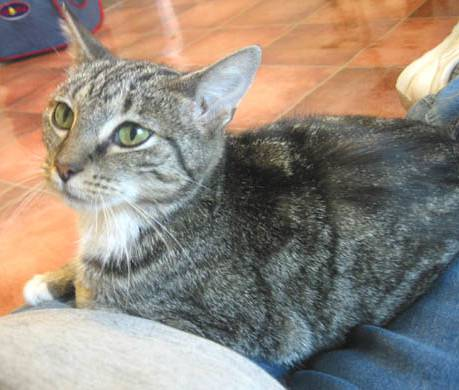
#> input picture dz_56/cat.jpg, 459 x 390 px
$ jupyter execute dz_56.ipynb
#> lines starting #> are read from the running program, lines starting #| are printed output that depends on the picture
[cell 1]
import cv2
import matplotlib.pyplot as plt
import numpy as np
import matplotlib.colors as clr

# Завантажуємо  зображення

[cell 2]
img = cv2.imread('cat.jpg')
#> img is the input picture: shape (390, 459, 3); mean B, G, R 125.1, 136.3, 147.5
plt.axis('off')
plt.imshow(img)
plt.show

[cell 3]
img_RGB = cv2.cvtColor(img, cv2.COLOR_BGR2RGB)
plt.imshow(img_RGB)
plt.axis('off')
plt.show

[cell 4]
img_RGB.shape
#> Out = (390, 459, 3)

# Декомпозиція RGB

[cell 5]
R = img_RGB.copy()
G = img_RGB.copy()
B = img_RGB.copy()

[cell 6]
R[:,:,(1,2)]=0
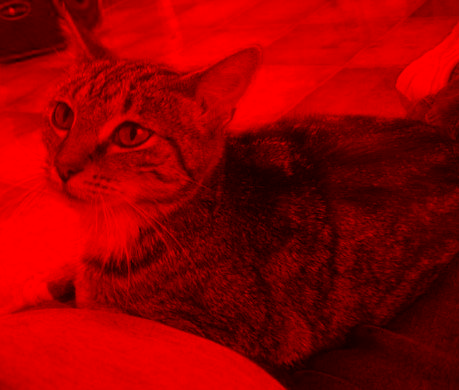
#> R: shape (390, 459, 3); mean R, G, B 147.5, 0, 0
plt.imshow(R)
plt.show()

[cell 7]
G[:,:,(0,2)]=0
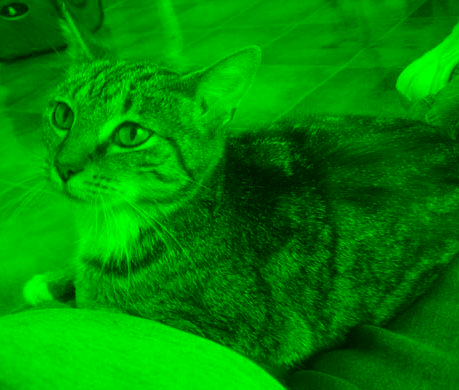
#> G: shape (390, 459, 3); mean R, G, B 0, 136.3, 0
plt.imshow(G)
plt.show()

[cell 8]
B[:,:,(0,1)]=0
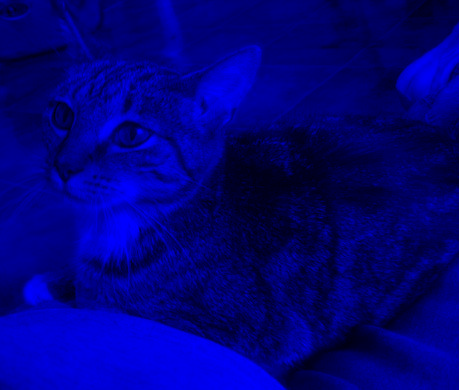
#> B: shape (390, 459, 3); mean R, G, B 0, 0, 125.1
plt.imshow(B)
plt.show()

# Декомпозиція HSV

[cell 9]
img_HSV = cv2.cvtColor(img_RGB,cv2.COLOR_RGB2HSV)
#> img_HSV: shape (390, 459, 3); mean H, S, V 55, 58.9, 156.7
H = img_HSV.copy()
S = img_HSV.copy()
V = img_HSV.copy()

[cell 10]
H[ : , : , (1,2)] = 150
#> H: shape (390, 459, 3); mean H, S, V 55, 150, 150
H_RGB = cv2.cvtColor(H, cv2.COLOR_HSV2RGB)
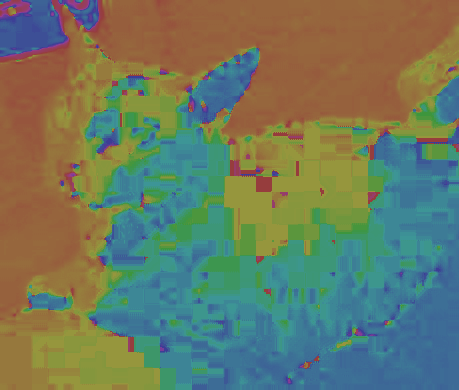
#> H_RGB: shape (390, 459, 3); mean R, G, B 107.5, 121.3, 96.7
plt.imshow(H_RGB)
plt.show

[cell 11]
S[ : , : , 0] = 179
#> S: shape (390, 459, 3); mean H, S, V 179, 58.9, 156.7
S[ : , : , 2] = 255
#> S: shape (390, 459, 3); mean H, S, V 179, 58.9, 255
S_RGB = cv2.cvtColor(S, cv2.COLOR_HSV2RGB)
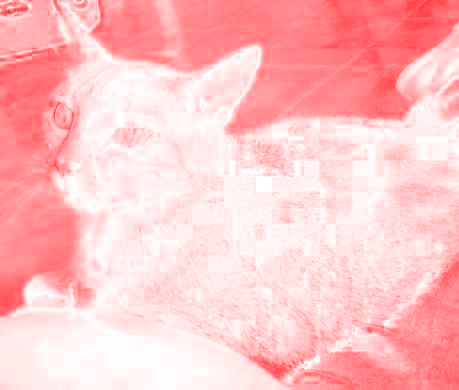
#> S_RGB: shape (390, 459, 3); mean R, G, B 255, 195.8, 197.6
plt.imshow(S_RGB)
plt.show

[cell 12]
V[ : , : , 0] = 0
#> V: shape (390, 459, 3); mean H, S, V 0, 58.9, 156.7
V[ : , : , 1] = 0
#> V: shape (390, 459, 3); mean H, S, V 0, 0, 156.7
V_RGB = cv2.cvtColor(V, cv2.COLOR_HSV2RGB)
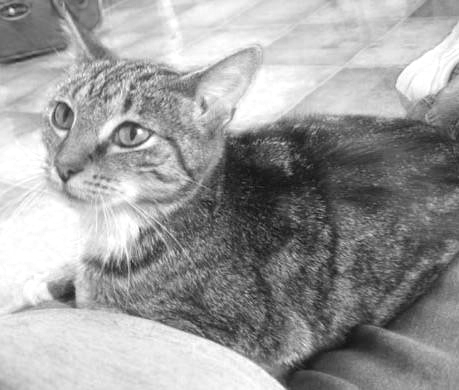
#> V_RGB: shape (390, 459, 3); min 12, max 255, mean 156.7
plt.imshow(V_RGB)
plt.show

# Декомпозиція LAB

[cell 13]
img_LAB = cv2.cvtColor(img_RGB, cv2.COLOR_RGB2LAB)
#> img_LAB: shape (390, 459, 3); mean of channels 0, 1, 2 145.4, 131.2, 135.6

[cell 14]
L = img_LAB.copy()
a = img_LAB.copy()
b = img_LAB.copy()

[cell 15]
L[ : , : , (1,2)] = 60
#> L: shape (390, 459, 3); mean of channels 0, 1, 2 145.4, 60, 60
L_RGB = cv2.cvtColor(L, cv2.COLOR_LAB2RGB)
L_GRAY = cv2.cvtColor(L_RGB, cv2.COLOR_RGB2GRAY)
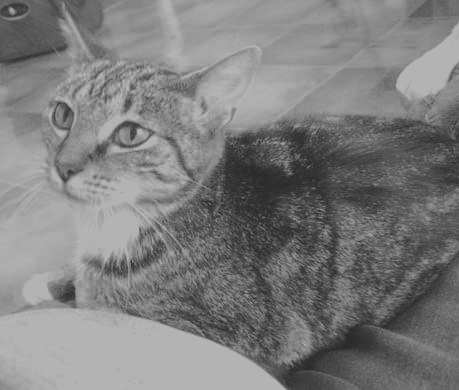
#> L_GRAY: shape (390, 459); min 38, max 179, mean 125.6
plt.imshow(L_RGB,cmap='gray')
plt.show

[cell 16]
a[ : , : , 0] = 127
#> a: shape (390, 459, 3); mean of channels 0, 1, 2 127, 131.2, 135.6
a[ : , : , 2] = 0
#> a: shape (390, 459, 3); mean of channels 0, 1, 2 127, 131.2, 0
a_RGB = cv2.cvtColor(a, cv2.COLOR_LAB2RGB)
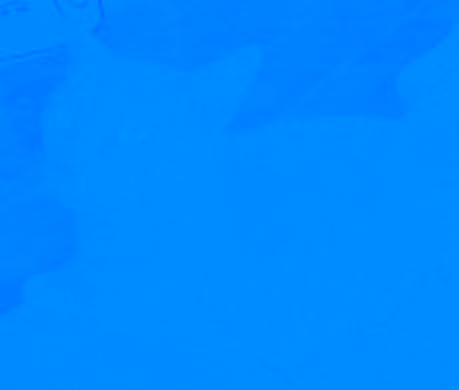
#> a_RGB: shape (390, 459, 3); mean R, G, B 0, 136.2, 255
a_GRAY = cv2.cvtColor(a_RGB, cv2.COLOR_RGB2GRAY)
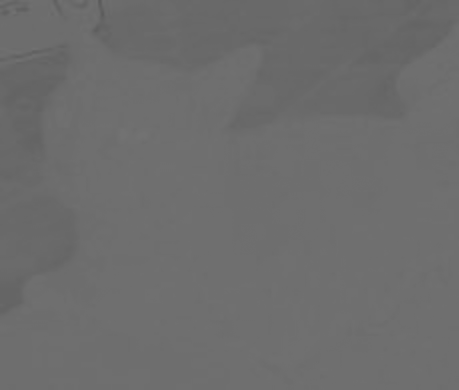
#> a_GRAY: shape (390, 459); min 91, max 114, mean 109.1
cmap_a = clr.LinearSegmentedColormap.from_list('custom blue', ['red', 'gray', 'green'], N=255)
plt.imshow(a_GRAY, cmap=cmap_a)
plt.show

[cell 17]
b[ : , : , 1] = 127
#> b: shape (390, 459, 3); mean of channels 0, 1, 2 145.4, 127, 135.6
b[ : , : , 2] = 0
#> b: shape (390, 459, 3); mean of channels 0, 1, 2 145.4, 127, 0
b_RGB = cv2.cvtColor(b, cv2.COLOR_LAB2RGB)
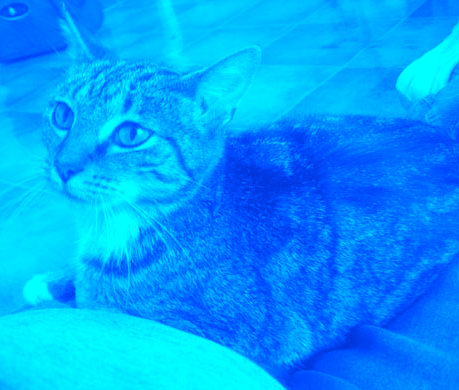
#> b_RGB: shape (390, 459, 3); mean R, G, B 0, 159, 254.4
b_GRAY = cv2.cvtColor(b_RGB, cv2.COLOR_RGB2GRAY)
cmap_b = clr.LinearSegmentedColormap.from_list('custom blue', ['yellow', 'gray', 'blue'], N=255)
plt.imshow(b_GRAY, cmap=cmap_b)
plt.show
